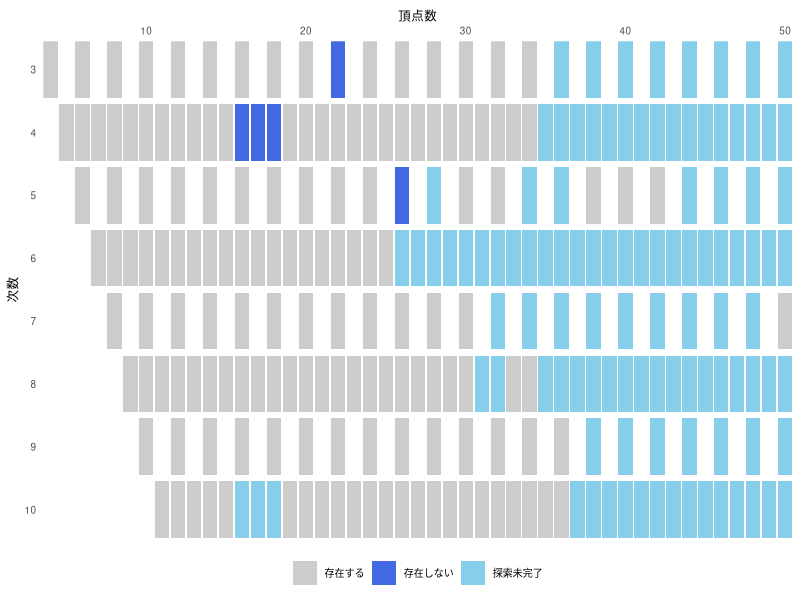

The R source for this figure:
library(readr)
library(dplyr)
library(tidyr)
library(ggplot2)

theme_set(theme_light())

data <- read_csv('../data/miner.csv') %>%
  mutate(v = ifelse(sspl == sspl_lb, 1, 0)) %>%
  select(n, d, v)
data <- data %>%
  rbind(
    expand.grid(
      n = seq(min(data$n), max(data$n)),
      d = seq(min(data$d), max(data$d)),
      v = 2
    ) %>%
      filter(n > d, (n * d) %% 2 == 0)
  ) %>%
  distinct(n, d, .keep_all = TRUE) %>%
  mutate(v = as.factor(v))

gp <- ggplot(
  data,
  aes(
    n,
    d,
    fill = v
    )
  ) +
  geom_tile(
    width = 0.9,
    height = 0.9
  ) +
  scale_x_continuous(
    '頂点数',
    position = 'top',
    #breaks = seq(min(data$n), max(data$n)),
    expand = c(0, 0)
    ) +
  scale_y_continuous(
    '次数',
    trans = 'reverse',
    breaks = seq(min(data$d), max(data$d)),
    expand = c(0, 0)
    ) +
  scale_fill_manual(
    name = NULL,
    values = c('grey80', 'royalblue', 'skyblue'),
    breaks = c(1, 0, 2),
    labels = c('存在する', '存在しない', '探索未完了')
    ) +
  theme(
    text = element_text(size = 9),
    panel.grid = element_blank(),
    panel.border = element_blank(),
    #panel.background = element_blank(),
    plot.title = element_text(hjust = 0.5),
    #axis.line = element_blank(),
    axis.ticks = element_blank(),
    legend.position = 'bottom'
    )

cairo_pdf('gmg-existence-h.pdf', width = 6, height = 2.5)
gp
dev.off()
